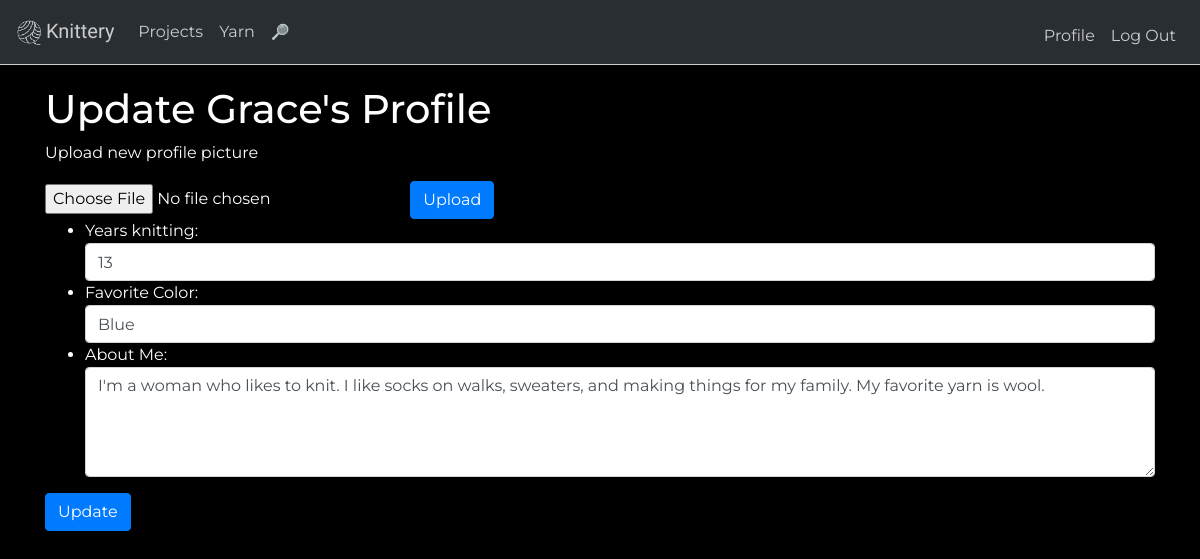
/profile/edit (signed in), run on the app's committed database.
### tables this page shows
CREATE TABLE "users" (
	"id"	integer NOT NULL,
	"name"	text,
	"about_me"	text,
	"years_knitting"	integer,
	"favorite_color"	text,
	"password"	text,
	"pic"	text NOT NULL DEFAULT '/static/profilepics/default.png',
	"hash"	TEXT,
	PRIMARY KEY("id" AUTOINCREMENT)
);

### application.py (the view, shortened to what this page needs)
@app.route("/profile/edit", methods=["GET", "POST"])
def profileedit():
    currentuser = session["user"]
    if request.method == "GET":
        profile = db.execute("SELECT * FROM users WHERE name = :name",
        name=currentuser)
        return render_template("profileedit.html", profile=profile)

### templates/profileedit.html (shortened to what this page needs)
{% extends "layout.html" %}
{% block main %}
<h1>Update {{ profile[0]["name"] }}'s Profile</h1>
<p>Upload new profile picture</p>
<form action="/profile/upload" method="POST" enctype="multipart/form-data" >
    <input type="file" name="file">
<button type="submit" class="btn btn-primary">Upload</button>
</form>
<form action="/profile/edit" method="POST">
<ul>
<li>Years knitting: <input class="form-control" name="years_knitting" value="{{ profile[0]["years_knitting"] }}" required="" type="number"> </li>
<li>Favorite Color:  <input class="form-control" name="favorite_color" value="{{ profile[0]["favorite_color"] }}" required="" type="text"> </li>
<li>About Me: <textarea class="form-control" name="about_me" rows="4" cols="50">{{ profile[0]["about_me"] }}</textarea> </li>
</ul>
<button type="submit" class="btn btn-primary">Update</button>
</form>
{% endblock %}

### static/styles.css (style rules this page uses)
body, html { height: 100% }
body { background-color: black; color: white; font-family: 'Montserrat', sans-serif; }

### data on the page
users: name "Grace", years_knitting "13", favorite_color "Blue", about_me "I'm a woman who likes to knit. I like socks on walks, sweaters, and making things for my family. My favorite yarn is wool."
